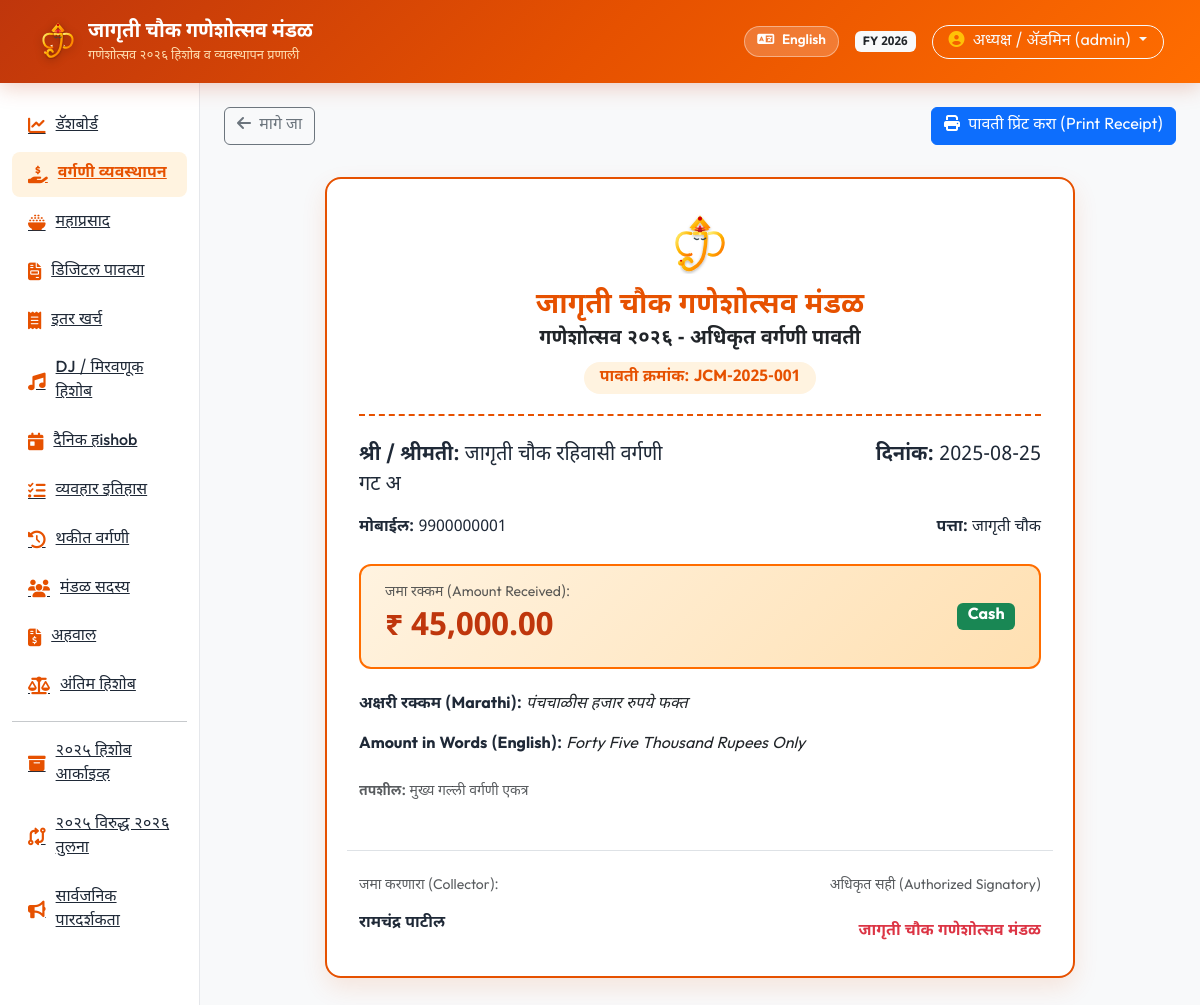
Page /vargani/receipt/1 (signed in) on the committed database.
### tables this page shows
CREATE TABLE settings (
    key TEXT PRIMARY KEY,
    value TEXT NOT NULL,
    description TEXT
);

CREATE TABLE vargani (
    id INTEGER PRIMARY KEY AUTOINCREMENT,
    year_label TEXT NOT NULL DEFAULT '2026',
    receipt_no TEXT NOT NULL,
    contributor_name TEXT NOT NULL,
    mobile TEXT,
    address TEXT,
    amount DECIMAL(12,2) NOT NULL,
    payment_method TEXT NOT NULL, -- Cash, UPI, Bank
    payment_date DATE NOT NULL,
    collector_name TEXT,
    status TEXT NOT NULL DEFAULT 'Paid', -- Paid, Partial, Pending
    notes TEXT,
    created_by TEXT,
    created_at TIMESTAMP DEFAULT CURRENT_TIMESTAMP
);

### routes/vargani.py (the view)
@vargani_bp.route('/vargani/receipt/<int:id>')
@login_required
def receipt(id):
    record = query_db("SELECT * FROM vargani WHERE id = ?", (id,), one=True)
    if not record:
        flash('पावती सापडली नाही.', 'danger')
        return redirect(url_for('vargani.index'))
    words_mr = amount_to_words_mr(record['amount'])
    words_en = amount_to_words_en(record['amount'])
    return render_template('vargani/receipt.html', record=record, words_mr=words_mr, words_en=words_en)

### database.py (called while the page is built)
def is_mysql_configured():
    if Config.DATABASE_URL:
        db_url = Config.DATABASE_URL.lower()
        if db_url.startswith('mysql') or 'mysql' in db_url:
            return True
    if Config.DB_HOST and Config.DB_NAME and Config.DB_USER:
        return True
    return False

def get_db_connection():
    if is_mysql_configured():
        if not HAS_PYMYSQL:
            raise ImportError("PyMySQL is not installed. Please add pymysql or cryptography to your requirements.")
        params = parse_mysql_params()
        conn = pymysql.connect(
            host=params['host'],
            port=params['port'],
            user=params['user'],
            password=params['password'],
            database=params['database'],
            charset=params['charset'],
            cursorclass=pymysql.cursors.DictCursor,
            autocommit=True
        )
        return conn
    else:
        conn = sqlite3.connect(Config.DATABASE_PATH)
        conn.row_factory = sqlite3.Row
        return conn

def query_db(query, args=(), one=False):
    conn = get_db_connection()
    cur = conn.cursor()
    use_mysql = is_mysql_configured()
    if use_mysql:
        exec_query = convert_query_to_mysql(query)
        cur.execute(exec_query, args)
        rv = cur.fetchall()
        conn.close()
        if one:
            return rv[0] if rv else None
        return list(rv)
    else:
        cur.execute(query, args)
        rv = cur.fetchall()
        conn.close()
        if one:
            return dict(rv[0]) if rv else None
        return [dict(row) for row in rv]

def get_active_financial_year():
    try:
        configured = query_db("SELECT value FROM settings WHERE key='active_year'", one=True)
        if configured and configured.get('value'):
            year = str(configured['value']).strip()
            if query_db("SELECT id FROM financial_years WHERE year_label=? AND is_archived=0", (year,), one=True):
                return year
        current = query_db(
            "SELECT year_label FROM financial_years WHERE is_archived=0 "
            "ORDER BY year_label DESC, id DESC", one=True)
        if current:
            return str(current['year_label'])
    except Exception:
        pass
    return str(date.today().year)

### utils/number_to_words.py (called while the page is built)
def _two_digits_en(n):
    if n < 20:
        return UNITS_EN[n]
    return TENS_EN[n // 10] + (" " + UNITS_EN[n % 10] if n % 10 != 0 else "")

### templates/vargani/receipt.html
{% extends 'base.html' %}
{% block content %}
<div class="mb-4 no-print d-flex justify-content-between align-items-center">
    <a href="{{ url_for('vargani.index') }}" class="btn btn-outline-secondary"><i class="fa-solid fa-arrow-left me-1"></i> मागे जा</a>
    <button onclick="window.print()" class="btn btn-primary"><i class="fa-solid fa-print me-1"></i> पावती प्रिंट करा (Print Receipt)</button>
</div>
<div class="receipt-paper">
    <div class="receipt-header">
        <img src="{{ url_for('static', filename='images/ganeshji_logo.svg') }}" alt="श्री गणेश" class="mb-2" style="width: 70px; height: 70px;">
        <h3 class="receipt-title">{{ record.mandal_name or 'जागृती चौक गणेशोत्सव मंडळ' }}</h3>
        <div class="fw-bold text-dark fs-5">गणेशोत्सव २०२६ - अधिकृत वर्गणी पावती</div>
        <div class="receipt-badge">पावती क्रमांक: {{ record.receipt_no }}</div>
    </div>
    <div class="row mb-3 fs-5">
        <div class="col-6"><strong>श्री / श्रीमती:</strong> {{ record.contributor_name }}</div>
        <div class="col-6 text-end"><strong>दिनांक:</strong> {{ record.payment_date }}</div>
    </div>
    {% if record.mobile %}
    <div class="row mb-3">
        <div class="col-6"><strong>मोबाईल:</strong> {{ record.mobile }}</div>
        <div class="col-6 text-end"><strong>पत्ता:</strong> {{ record.address or 'जागृती चौक' }}</div>
    </div>
    {% endif %}
    <div class="receipt-amount-box">
        <div>
            <div class="text-muted small">जमा रक्कम (Amount Received):</div>
            <div class="receipt-amount-num">₹ {{ "{:,.2f}".format(record.amount) }}</div>
        </div>
        <div class="text-end">
            <span class="badge bg-success fs-6">{{ record.payment_method }}</span>
        </div>
    </div>
    <div class="mb-3">
        <strong>अक्षरी रक्कम (Marathi):</strong> <span class="fst-italic text-dark">{{ words_mr }}</span>
    </div>
    <div class="mb-4">
        <strong>Amount in Words (English):</strong> <span class="fst-italic text-dark">{{ words_en }}</span>
    </div>
    {% if record.notes %}
    <div class="mb-4 small text-muted">
        <strong>तपशील:</strong> {{ record.notes }}
    </div>
    {% endif %}
    <div class="row mt-5 pt-4 border-top">
        <div class="col-6">
            <div class="small text-muted">जमा करणारा (Collector):</div>
            <div class="fw-bold mt-3">{{ record.collector_name or 'खजिनदार' }}</div>
        </div>
        <div class="col-6 text-end">
            <div class="small text-muted">अधिकृत सही (Authorized Signatory)</div>
            <div class="mt-4 fw-bold text-danger">जागृती चौक गणेशोत्सव मंडळ</div>
        </div>
    </div>
</div>
{% endblock %}

### templates/base.html (shortened to what this page needs)
<!DOCTYPE html>
<html lang="{{ lang }}">
<head>
    <link href="https://cdn.jsdelivr.net/npm/bootstrap@5.3.3/dist/css/bootstrap.min.css" rel="stylesheet">
    <link rel="stylesheet" href="https://cdnjs.cloudflare.com/ajax/libs/font-awesome/6.5.2/css/all.min.css">
    <link rel="stylesheet" href="{{ url_for('static', filename='css/custom.css') }}">
</head>
<body>
    <nav class="navbar navbar-expand-lg navbar-dark navbar-mandal sticky-top">
        <div class="container-fluid">
            <a class="navbar-brand d-flex align-items-center gap-2" href="{{ url_for('dashboard.index') }}">
                <img src="{{ url_for('static', filename='images/ganeshji_logo.svg') }}" alt="श्री गणेश" style="width: 44px; height: 44px; filter: drop-shadow(0 2px 4px rgba(0,0,0,0.3));">
                <div>
                    <div class="navbar-brand-title">{{ mandal_name }}</div>
                    <div class="navbar-brand-sub">{{ festival_title }}</div>
                </div>
            </a>
            <div class="d-flex align-items-center gap-3 ms-auto">
                {% if lang == 'mr' %}
                <a href="{{ url_for('auth.set_language', lang_code='en') }}" class="btn lang-switch-btn" title="Switch to English">
                    <i class="fa-solid fa-language me-1"></i> English
                </a>
                {% else %}
                <a href="{{ url_for('auth.set_language', lang_code='mr') }}" class="btn lang-switch-btn" title="मराठीमध्ये बदला">
                    <i class="fa-solid fa-language me-1"></i> मराठी
                </a>
                {% endif %}
                {% if session.get('user_id') %}
                <span class="badge bg-light text-dark">FY {{ active_financial_year }}</span>
                <div class="dropdown">
                    <button class="btn btn-outline-light dropdown-toggle rounded-pill px-3 py-1 font-weight-bold" type="button" data-bs-toggle="dropdown">
                        <i class="fa-solid fa-circle-user me-1 text-warning"></i> {{ current_user_name }} ({{ current_user_role }})
                    </button>
                </div>
                {% endif %}
            </div>
        </div>
    </nav>
    <div class="container-fluid">
        <div class="row">
            {% if session.get('user_id') %}
            <div class="col-lg-2 sidebar">
                <div class="nav flex-column">
                    <a class="nav-link-mandal {% if request.endpoint == 'dashboard.index' %}active{% endif %}" href="{{ url_for('dashboard.index') }}">
                        <i class="fa-solid fa-chart-line"></i> {{ t('dashboard') }}
                    </a>
                    <a class="nav-link-mandal {% if 'vargani' in request.endpoint %}active{% endif %}" href="{{ url_for('vargani.index') }}">
                        <i class="fa-solid fa-hand-holding-dollar"></i> {{ t('vargani_mgmt') }}
                    </a>
                    <a class="nav-link-mandal {% if 'mahaprasad' in request.endpoint %}active{% endif %}" href="{{ url_for('mahaprasad.index') }}">
                        <i class="fa-solid fa-bowl-rice"></i> {{ t('mahaprasad') }}
                    </a>
                    <a class="nav-link-mandal {% if 'receipts' in request.endpoint %}active{% endif %}" href="{{ url_for('receipts.index') }}">
                        <i class="fa-solid fa-file-invoice"></i> {{ t('receipts') }}
                    </a>
                    <a class="nav-link-mandal {% if 'expenses' in request.endpoint %}active{% endif %}" href="{{ url_for('expenses.index') }}">
                        <i class="fa-solid fa-receipt"></i> {{ t('other_expenses') }}
                    </a>
                    <a class="nav-link-mandal {% if 'dj_procession' in request.endpoint %}active{% endif %}" href="{{ url_for('dj_procession.index') }}">
                        <i class="fa-solid fa-music"></i> {{ t('dj_hishob') }}
                    </a>
                    <a class="nav-link-mandal {% if 'daily' in request.endpoint %}active{% endif %}" href="{{ url_for('daily_accounts.index') }}">
                        <i class="fa-solid fa-calendar-day"></i> {{ t('daily_hishob') }}
                    </a>
                    <a class="nav-link-mandal {% if 'transactions' in request.endpoint %}active{% endif %}" href="{{ url_for('transactions.index') }}">
                        <i class="fa-solid fa-list-check"></i> {{ t('transactions') }}
                    </a>
                    <a class="nav-link-mandal {% if 'pending' in request.endpoint %}active{% endif %}" href="{{ url_for('pending.index') }}">
                        <i class="fa-solid fa-clock-rotate-left"></i> {{ t('pending_vargani') }}
                    </a>
                    <a class="nav-link-mandal {% if 'members' in request.endpoint %}active{% endif %}" href="{{ url_for('members.index') }}">
                        <i class="fa-solid fa-users"></i> {{ t('members') }}
                    </a>
                    <a class="nav-link-mandal {% if 'reports' in request.endpoint %}active{% endif %}" href="{{ url_for('reports.index') }}">
                        <i class="fa-solid fa-file-invoice-dollar"></i> {{ t('reports') }}
                    </a>
                    <a class="nav-link-mandal {% if request.endpoint == 'reports.hishob_final' %}active{% endif %}" href="{{ url_for('reports.hishob_final') }}">
                        <i class="fa-solid fa-scale-balanced"></i> {{ t('final_hishob') }}
                    </a>
                    <hr class="my-2">
                    <a class="nav-link-mandal {% if 'archive_2025.index' in request.endpoint %}active{% endif %}" href="{{ url_for('archive_2025.index') }}">
                        <i class="fa-solid fa-box-archive"></i> {{ t('archive_2025') }}
                    </a>
                    <a class="nav-link-mandal {% if 'archive_2025.comparison' in request.endpoint %}active{% endif %}" href="{{ url_for('archive_2025.comparison') }}">
                        <i class="fa-solid fa-code-compare"></i> {{ t('comparison_2025_2026') }}
                    </a>
                    <a class="nav-link-mandal" href="{{ url_for('public.index') }}" target="_blank">
                        <i class="fa-solid fa-bullhorn"></i> {{ t('public_transparency') }}
                    </a>
                </div>
            </div>
            <div class="col-lg-10 p-4 main-content">
            {% else %}
            <div class="col-12 p-4">
            {% endif %}
                {% block content %}{% endblock %}
            </div>
        </div>
    </div>
</body>
</html>

### static/css/custom.css (style rules this page uses)
:root { --primary-saffron: #E65100; --primary-orange: #FF6D00; --secondary-gold: #FFB300; --gold-light: #FFF8E1; --accent-red: #D50000; --bg-light: #F8F9FA; --card-bg: #FFFFFF; --text-dark: #1F2937; --text-muted: #6B7280; --border-color: #E5E7EB; --shadow-sm: 0 1px 3px rgba(0,0,0,0.08); --shadow-md: 0 4px 12px rgba(0,0,0,0.08); --shadow-lg: 0 10px 25px rgba(230,81,0,0.12); --radius-sm: 8px; --radius-md: 14px; --radius-lg: 20px; }
body { font-family: 'Noto Sans Devanagari', 'Outfit', sans-serif; background-color: var(--bg-light); color: var(--text-dark); margin: 0; padding: 0; min-height: 100vh; }
.navbar-mandal { background: linear-gradient(135deg, #BF360C 0%, #E65100 50%, #FF6D00 100%); box-shadow: 0 4px 20px rgba(191, 54, 12, 0.25); padding: 0.75rem 1.5rem; }
.navbar-brand-title { color: #FFFFFF !important; font-weight: 700; font-size: 1.25rem; letter-spacing: -0.2px; }
.navbar-brand-sub { color: #FFE0B2; font-size: 0.8rem; font-weight: 400; }
.lang-switch-btn { background: rgba(255, 255, 255, 0.2); border: 1px solid rgba(255, 255, 255, 0.4); color: #FFFFFF; border-radius: 20px; padding: 4px 12px; font-size: 0.85rem; font-weight: 600; transition: all 0.2s ease; }
.sidebar { background-color: #FFFFFF; border-right: 1px solid var(--border-color); min-height: calc(100vh - 64px); padding: 1.25rem 0.75rem; }
.nav-link-mandal { color: var(--text-dark); font-weight: 500; padding: 0.65rem 1rem; border-radius: var(--radius-sm); margin-bottom: 4px; display: flex; align-items: center; gap: 10px; transition: all 0.2s ease; }
.nav-link-mandal:hover, .nav-link-mandal.active { background-color: #FFF3E0; color: var(--primary-saffron); font-weight: 700; }
.nav-link-mandal i { font-size: 1.1rem; color: var(--primary-saffron); }
.receipt-paper { background: #FFFFFF; border: 2px solid #E65100; border-radius: 16px; padding: 2rem; box-shadow: var(--shadow-lg); max-width: 750px; margin: 2rem auto; position: relative; }
.receipt-header { text-align: center; border-bottom: 2px dashed #E65100; padding-bottom: 1.25rem; margin-bottom: 1.5rem; }
.receipt-title { color: #E65100; font-weight: 800; font-size: 1.8rem; margin: 0; }
.receipt-badge { background-color: #FFF3E0; color: #E65100; font-weight: 700; display: inline-block; padding: 4px 16px; border-radius: 20px; margin-top: 8px; }
.receipt-amount-box { background: linear-gradient(135deg, #FFF3E0, #FFE0B2); border: 2px solid #FF6D00; border-radius: 12px; padding: 1rem 1.5rem; display: flex; justify-content: space-between; align-items: center; margin: 1.5rem 0; }
.receipt-amount-num { font-size: 2rem; font-weight: 800; color: #BF360C; }

### rows in the picture
settings: value "2026"
vargani: receipt_no "JCM-2025-001", contributor_name "जागृती चौक रहिवासी वर्गणी गट अ", payment_date "2025-08-25", mobile "9900000001", address "जागृती चौक", amount "45,000.00", payment_method "Cash", notes "मुख्य गल्ली वर्गणी एकत्र", collector_name "रामचंद्र पाटील"

### other values in the picture
{{ mandal_name }} "जागृती चौक गणेशोत्सव मंडळ"
{{ festival_title }} "गणेशोत्सव २०२६ हिशोब व व्यवस्थापन प्रणाली"
{{ current_user_name }} "अध्यक्ष / ॲडमिन"
{{ current_user_role }} "admin"
{{ t('dashboard') }} "डॅशबोर्ड"
{{ t('vargani_mgmt') }} "वर्गणी व्यवस्थापन"
{{ t('mahaprasad') }} "महाप्रसाद"
{{ t('receipts') }} "डिजिटल पावत्या"
{{ t('other_expenses') }} "इतर खर्च"
{{ t('dj_hishob') }} "DJ / मिरवणूक हिशोब"
{{ t('daily_hishob') }} "दैनिक हishob"
{{ t('transactions') }} "व्यवहार इतिहास"
{{ t('pending_vargani') }} "थकीत वर्गणी"
{{ t('members') }} "मंडळ सदस्य"
{{ t('reports') }} "अहवाल"
